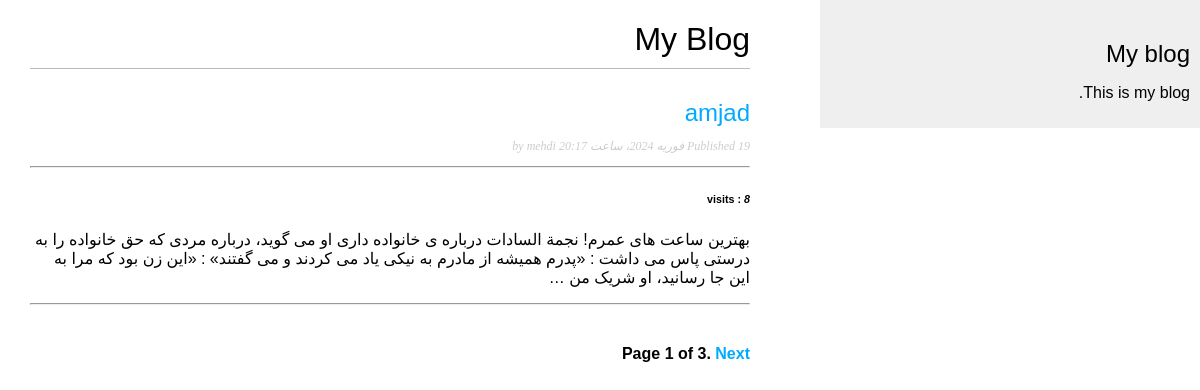
/blog/, run on an earlier commit of the app's database.
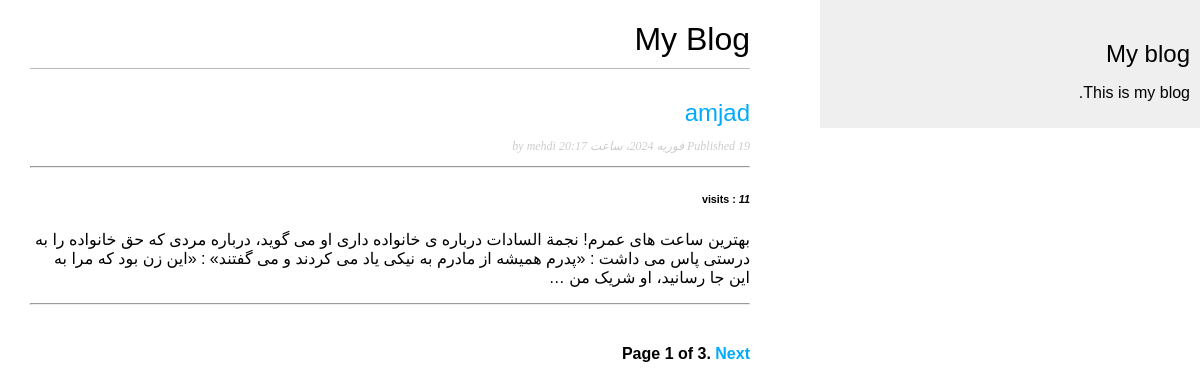
And on a later commit of the database.
### blog/models.py (models this page shows, shortened)
class Post(models.Model):
    STATUS_CHOICES = (
        ('draft', 'Draft'),
        ('published', 'Published'),
                )
    title = models.CharField(max_length=250)
    slug = models.SlugField(max_length=250,
    unique_for_date='publish')
    author = models.ForeignKey(User,on_delete=models.CASCADE,
                               related_name='blog_posts')
    body = models.TextField()
    publish = models.DateTimeField(default=timezone.now)
    created = models.DateTimeField(auto_now_add=True)
    updated = models.DateTimeField(auto_now=True)
    status = models.CharField(max_length=10,
                            choices=STATUS_CHOICES,
                            default='draft')
    visits = models.PositiveIntegerField(default=0)
    summary = models.TextField(default="",max_length=500)
    class Meta:
        ordering = ('-publish',)
    def get_absolute_url(self):
        return reverse('blog:post_detail',
                args=[self.publish.year,
                self.publish.month,
                self.publish.day, self.slug])

### blog/views.py (the view)
# urls.py: path('', views.post_list, name='post_list'),
def post_list(request):
    object_list = Post.objects.all()
    paginator = Paginator(object_list, 1) # 3 posts in each page
    try :
        page = request.GET.get('page')
    except :
        page=1
    try:
        posts = paginator.page(page)
    except PageNotAnInteger:
        posts = paginator.page(1)
    except EmptyPage:
        posts = paginator.page(paginator.num_pages)
    return render(request, 'blog/post/list.html',
                        {'page': page,
                        'posts': posts})

### blog/templates/blog/post/list.html (shortened to what this page needs)
{% extends "blog/base.html" %}
{% block content %}
<h1>My Blog</h1>
{% for post in posts %}
<h2>
    <a href="{{ post.get_absolute_url }}">
        {{ post.title }}
    </a>
</h2>
<p class="date">
    Published {{ post.publish }} by {{ post.author }}
</p>
<hr>
<h6>visits : <b><i> {{post.visits}} </i></b> </h6>
{{ post.body|truncatewords:50|linebreaks }}
<hr>
{% endfor %}
{% include "pagination.html" with page=posts %}
{% endblock %}

### blog/templates/blog/base.html (shortened to what this page needs)
{% load static %}
<!DOCTYPE html>
<html>
<head>
    <link href="{% static  'css/blog.css' %}" rel="stylesheet">
</head>
<body dir=rtl>
    <div id="content">
        {% block content %}
        {% endblock %}
    </div>
    <div id="sidebar">
        <h2>My blog</h2>
        <p>This is my blog.</p>
    </div>
</body>
</html>

### blog/templates/pagination.html (shortened to what this page needs)
<div class="pagination">
    <span class="step-links">
        <span class="current">
            Page {{ page.number }} of {{ page.paginator.num_pages }}.
        </span>
        {% if page.has_next %}
        <a href="?page={{ page.next_page_number }}">Next</a>
        {% endif %}
    </span>
</div>

### blog/static/css/blog.css (style rules this page uses)
body { margin:0; padding:0; font-family:helvetica, sans-serif; }
a { color:#00abff; text-decoration:none; }
h1 { font-weight:normal; border-bottom:1px solid #bbb; padding:0 0 10px 0; }
h2 { font-weight:normal; margin:30px 0 0; }
#content { float:left; width:60%; padding:0 0 0 30px; }
#sidebar { float:right; width:30%; padding:10px; background:#efefef; height:100%; }
p.date { color:#ccc; font-family: georgia, serif; font-size: 12px; font-style: italic; }
.pagination { margin:40px 0; font-weight:bold; }

What changed in the data, as far as the page shows it:
changed Post "amjad": visits "8" → "11"
